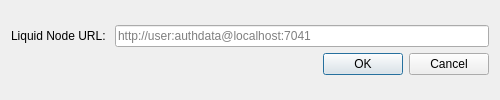
<?xml version="1.0" encoding="UTF-8"?>
<ui version="4.0">
 <class>URLDialog</class>
 <widget class="QDialog" name="URLDialog">
  <property name="geometry">
   <rect>
    <x>0</x>
    <y>0</y>
    <width>500</width>
    <height>100</height>
   </rect>
  </property>
  <property name="windowTitle">
   <string>Specify Liquid Node URL</string>
  </property>
  <layout class="QGridLayout" name="gridLayout">
   <item row="0" column="0">
    <layout class="QVBoxLayout" name="verticalLayout">
     <item>
      <layout class="QHBoxLayout" name="horizontalLayout">
       <item>
        <widget class="QLabel" name="label">
         <property name="text">
          <string>Liquid Node URL: </string>
         </property>
        </widget>
       </item>
       <item>
        <widget class="QLineEdit" name="lineEditURL">
         <property name="maxLength">
          <number>2000</number>
         </property>
         <property name="placeholderText">
          <string>http://user:authdata@localhost:7041</string>
         </property>
        </widget>
       </item>
      </layout>
     </item>
     <item>
      <widget class="QDialogButtonBox" name="buttonBox">
       <property name="orientation">
        <enum>Qt::Horizontal</enum>
       </property>
       <property name="standardButtons">
        <set>QDialogButtonBox::Cancel|QDialogButtonBox::Ok</set>
       </property>
      </widget>
     </item>
    </layout>
   </item>
  </layout>
 </widget>
 <resources/>
 <connections>
  <connection>
   <sender>buttonBox</sender>
   <signal>accepted()</signal>
   <receiver>URLDialog</receiver>
   <slot>accept()</slot>
   <hints>
    <hint type="sourcelabel">
     <x>248</x>
     <y>254</y>
    </hint>
    <hint type="destinationlabel">
     <x>157</x>
     <y>274</y>
    </hint>
   </hints>
  </connection>
  <connection>
   <sender>buttonBox</sender>
   <signal>rejected()</signal>
   <receiver>URLDialog</receiver>
   <slot>reject()</slot>
   <hints>
    <hint type="sourcelabel">
     <x>316</x>
     <y>260</y>
    </hint>
    <hint type="destinationlabel">
     <x>286</x>
     <y>274</y>
    </hint>
   </hints>
  </connection>
 </connections>
</ui>
